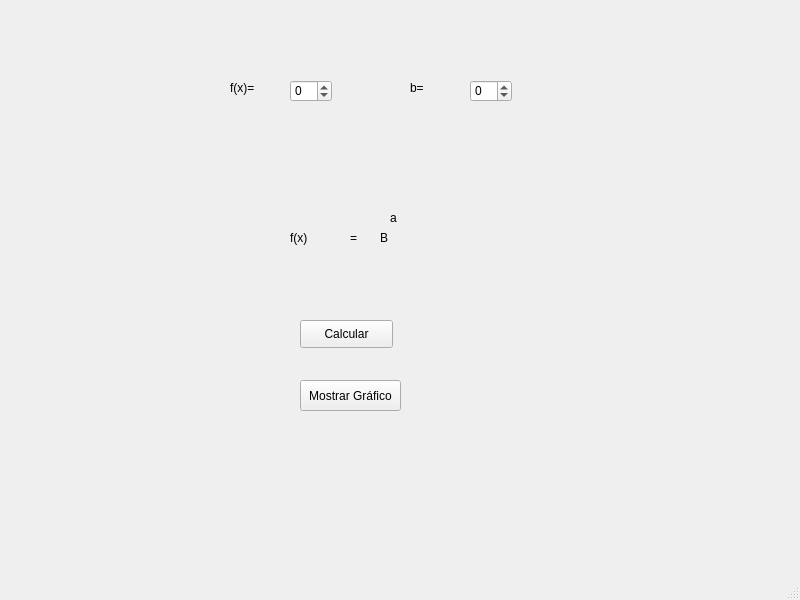
<?xml version="1.0" encoding="UTF-8"?>
<ui version="4.0">
 <class>MainWindow</class>
 <widget class="QMainWindow" name="MainWindow">
  <property name="geometry">
   <rect>
    <x>0</x>
    <y>0</y>
    <width>800</width>
    <height>600</height>
   </rect>
  </property>
  <property name="windowTitle">
   <string>MainWindow</string>
  </property>
  <widget class="QWidget" name="centralwidget">
   <widget class="QSpinBox" name="spnfExp">
    <property name="geometry">
     <rect>
      <x>290</x>
      <y>80</y>
      <width>42</width>
      <height>22</height>
     </rect>
    </property>
    <property name="minimum">
     <number>-99</number>
    </property>
   </widget>
   <widget class="QSpinBox" name="spnbExp">
    <property name="geometry">
     <rect>
      <x>470</x>
      <y>80</y>
      <width>42</width>
      <height>22</height>
     </rect>
    </property>
    <property name="minimum">
     <number>-99</number>
    </property>
   </widget>
   <widget class="QLabel" name="label">
    <property name="geometry">
     <rect>
      <x>230</x>
      <y>80</y>
      <width>55</width>
      <height>16</height>
     </rect>
    </property>
    <property name="text">
     <string>f(x)=</string>
    </property>
   </widget>
   <widget class="QLabel" name="label_2">
    <property name="geometry">
     <rect>
      <x>410</x>
      <y>80</y>
      <width>55</width>
      <height>16</height>
     </rect>
    </property>
    <property name="text">
     <string>b=</string>
    </property>
   </widget>
   <widget class="QLabel" name="lblfExp">
    <property name="geometry">
     <rect>
      <x>290</x>
      <y>230</y>
      <width>55</width>
      <height>16</height>
     </rect>
    </property>
    <property name="text">
     <string>f(x)</string>
    </property>
   </widget>
   <widget class="QLabel" name="label_3">
    <property name="geometry">
     <rect>
      <x>350</x>
      <y>230</y>
      <width>55</width>
      <height>16</height>
     </rect>
    </property>
    <property name="text">
     <string>=</string>
    </property>
   </widget>
   <widget class="QLabel" name="lblbExp">
    <property name="geometry">
     <rect>
      <x>380</x>
      <y>230</y>
      <width>55</width>
      <height>16</height>
     </rect>
    </property>
    <property name="text">
     <string>B</string>
    </property>
   </widget>
   <widget class="QLabel" name="lblaExp">
    <property name="geometry">
     <rect>
      <x>390</x>
      <y>210</y>
      <width>55</width>
      <height>16</height>
     </rect>
    </property>
    <property name="text">
     <string>a</string>
    </property>
   </widget>
   <widget class="QPushButton" name="btncalcExp">
    <property name="geometry">
     <rect>
      <x>300</x>
      <y>320</y>
      <width>93</width>
      <height>28</height>
     </rect>
    </property>
    <property name="text">
     <string>Calcular</string>
    </property>
   </widget>
   <widget class="QPushButton" name="btngrafic_4">
    <property name="geometry">
     <rect>
      <x>300</x>
      <y>380</y>
      <width>101</width>
      <height>31</height>
     </rect>
    </property>
    <property name="text">
     <string>Mostrar Gráfico</string>
    </property>
   </widget>
  </widget>
  <widget class="QMenuBar" name="menubar">
   <property name="geometry">
    <rect>
     <x>0</x>
     <y>0</y>
     <width>800</width>
     <height>26</height>
    </rect>
   </property>
  </widget>
  <widget class="QStatusBar" name="statusbar"/>
 </widget>
 <resources/>
 <connections/>
</ui>
